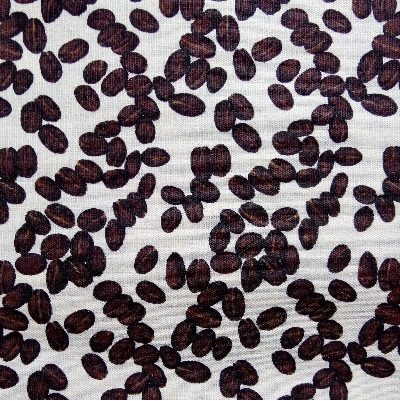
#> input picture 08_Inteligencia_Artificial/02_Visao_Computacional/Imagens/cafe.jpg, 400 x 401 px
$ jupyter execute 11_segmentacao_por_binarizacao.ipynb
#> lines starting #> are read from the running program, lines starting #| are printed output that depends on the picture; after the words box and inside, x2 and y2 are one past the last pixel; in counts of white or black regions, pixels touching at a corner belong together
## Segmentação por Binarização
***

É uma das principais etapas da visão computacional

Essa etapa consiste em separar somento o objeto de interesse em uma nova imagem, excluindo o segundo plano da imagem original.

É o primeiro passo para que possamos extrair caracteristicas de um objeto, e através dela é possível obter informações e detalhes que torna possível classifica-lo.

A segmentação por binarização também é conhecida como aplicação de linear de intensidade. Pixels representados por valores maiores que o limiar são estabelecidos como os objetos de interesse (brancos ou pretos).

```py
def threshold(img, limiar, val_int, método):
    img = Imagem com a qual queremos trabalhar em tons de cinza
    limiar = valor estipulado pelo usuário (tentativa e erro)
    val_int = Valor de intensidade dos pixels com valores maiores que o limiar
    método = THRESH_BINARY - Objeto de interesse em cor preta
             THREAH_BINARY_INV - Objeto de interesse em cor branca

    return Matriz referente a imagem binarizada
```

[cell 1]
import cv2 as cv
import numpy as np
from matplotlib import pyplot as plt

[cell 2]
img = cv.imread("./Imagens/cafe.jpg")
#> img is the input picture: shape (401, 400, 3); mean B, G, R 113.4, 108.5, 118.6

[cell 3]
metodo = cv.THRESH_BINARY_INV

[cell 4]
limiar, img_binario = cv.threshold(img, 200, 255, metodo)
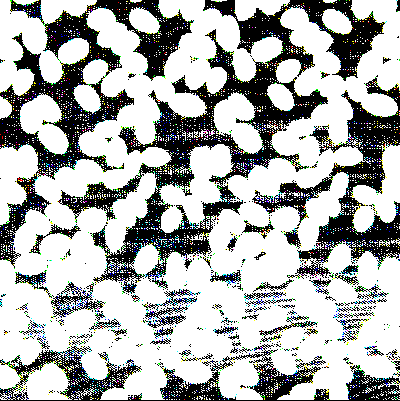
#> img_binario: shape (401, 400, 3); mean B, G, R 174.2, 175.8, 173.4

[cell 5]
plt.imshow(img)
plt.title("Imagem Original")
plt.show()

[cell 6]
plt.imshow(img_binario)
plt.title("Imagem Binaria segmentada")
plt.show()

***
### Binarização adaptativa
***

Calcula diferentes valores de limiar para cada região da imagem. Muito boa quando o objeto tem boa iluminação.

Obtem o melhor resultado considerando o contraste

```py
def adaptiveThreshold(src, maxValue, adaptativeMethod, thresholdType, blockSize, C):
    src = Matriz referente à imagem.
    maxValue = Valor de intensidade máxima do pixel.
    adaptiveMethod = ADAPTIVE_THRESH_MEAN_C
                     ADAPTIVE_THRESH_GAUSSIAN_C
    thresholdType = THRESH_BINARY - Objeto de interesse em cor preta
                    THRESH_BINARY_INV - Objeto de interesse em cor branca
    blockSize = Tamanho da máscara
    C = Constante de subtração da média ou da média ponderada.

    return Matriz referente a imagem binarizada adaptada.
```

[cell 7]
img = cv.imread("./Imagens/olho.png", cv.IMREAD_GRAYSCALE)
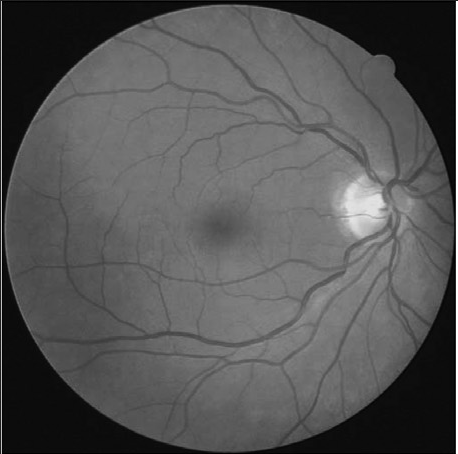
#> input picture 08_Inteligencia_Artificial/02_Visao_Computacional/Imagens/olho.png, 458 x 454 px
#> img is the input picture: shape (454, 458); min 0, max 255, mean 84.8

[cell 8]
img_gauss = cv.medianBlur(img, 7)

[cell 9]
img_binarizada_mean = cv.adaptiveThreshold(img_gauss, 255, cv.ADAPTIVE_THRESH_MEAN_C, cv.THRESH_BINARY, 11, 5)
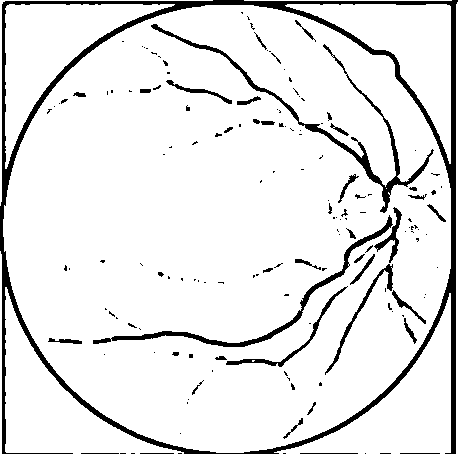
#> img_binarizada_mean: shape (454, 458); 90.8% white; 155 black regions (112 under 20 px), largest, box (x1, y1, x2, y2) and area: (0, 0, 458, 454) 11074, (151, 24, 434, 213) 2214, (93, 215, 393, 347) 1666
img_binarizada_gauss = cv.adaptiveThreshold(img_gauss, 255, cv.ADAPTIVE_THRESH_GAUSSIAN_C, cv.THRESH_BINARY, 11, 2)
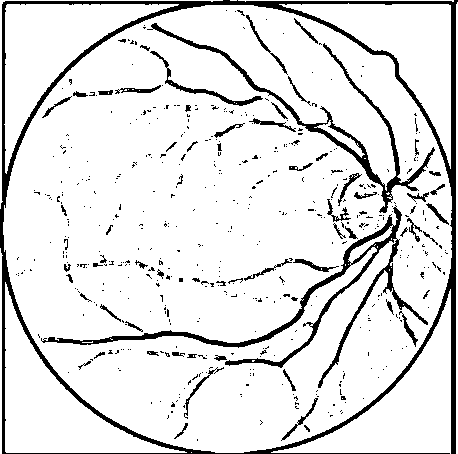
#> img_binarizada_gauss: shape (454, 458); 88.9% white; 504 black regions (437 under 20 px), largest, box (x1, y1, x2, y2) and area: (0, 0, 458, 454) 10401, (41, 205, 428, 388) 4096, (147, 23, 435, 213) 2689

[cell 10]
img_gray = cv.cvtColor(img, cv.IMREAD_GRAYSCALE)
plt.imshow(img_gray)
plt.title("Imagem Original")
plt.show()

[cell 11]
img_gray = cv.cvtColor(img_binarizada_mean, cv.IMREAD_GRAYSCALE)
plt.imshow(img_gray)
plt.title("Imagem Media")
plt.show()

[cell 12]
img_gray = cv.cvtColor(img_binarizada_gauss, cv.IMREAD_GRAYSCALE)
plt.imshow(img_gray)
plt.title("Imagem Gaussiana")
plt.show()
